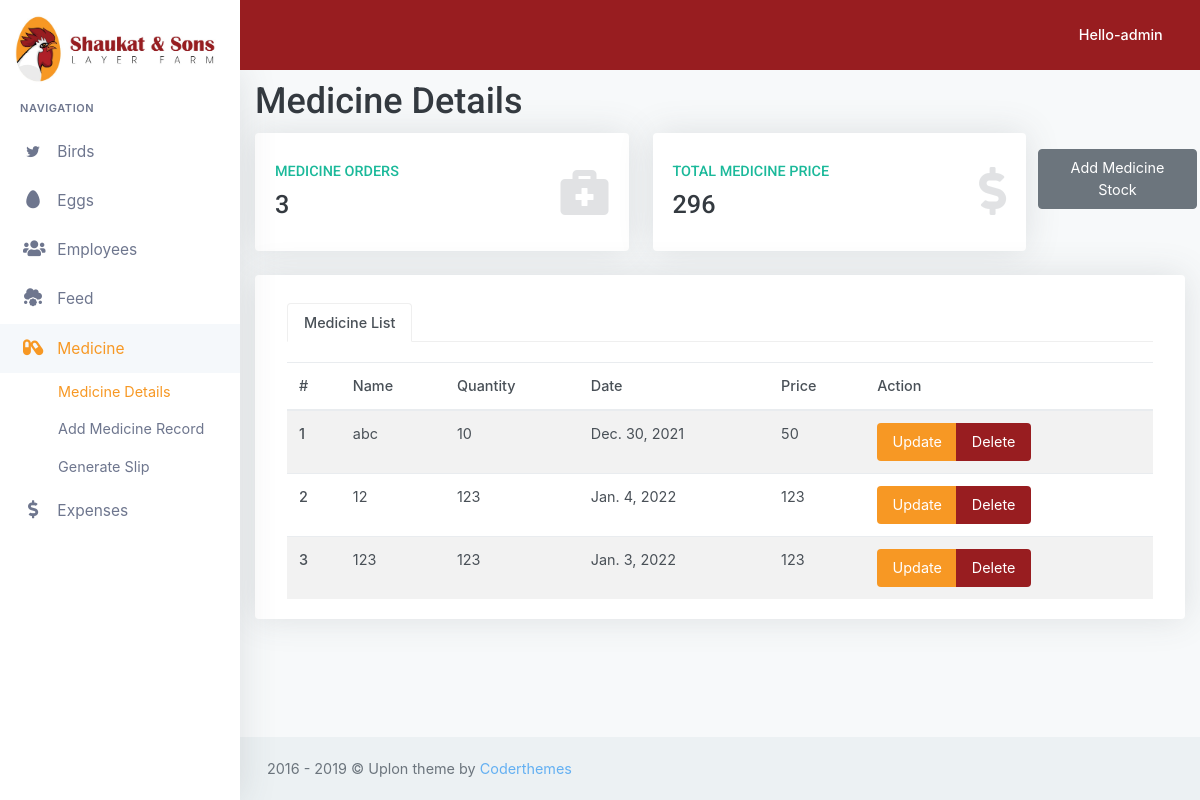
Screenshot of /medicine/medicine_list (signed in) with the database file from the repository.
### medicine/models.py (models this page shows, shortened)
class medicine_data(models.Model):
    name = models.CharField(max_length=20)
    price = models.IntegerField(default=0)
    quantity = models.IntegerField(default=0)
    date = models.DateTimeField()
    updated_by = models.ForeignKey(User, on_delete=models.SET_NULL, null=True)

### medicine/views.py (the view)
# urls.py: path('medicine_list', views.medicine_list, name='medicine_list'),
@login_required(login_url='/accounts/login')
def medicine_list(request):
  data = medicine_data.objects.all()
  total_med_orders = medicine_data.objects.all().count()
  print(total_med_orders)
  total_med_price = 0
  for md in data:
    total_med_price = md.price + total_med_price
  print('Total_Feed_Income : ', total_med_price)
  context = {'data':data,'t_med_price':total_med_price,'TMO':total_med_orders,}
  return render(request, 'medicine_list.html',context)

### medicine/templates/medicine_list.html (shortened to what this page needs)
{% extends 'baseTeamplate.html' %}
{% load static %}
{% block content %}
    <h1>Medicine Details</h1>
    <div class="row">
        <div class="col-xl-5 col-md-6">
            <div class="card-box tilebox-two">
                <i class="fas fa-briefcase-medical float-right text-muted"></i>
                <h6 class="text-success text-uppercase">Medicine Orders</h6>
                <h3><span data-plugin="counterup">{{ TMO }}</span></h3>
            </div>
        </div>
        <div class="col-xl-5 col-md-6">
            <div class="card-box tilebox-two">
                <i class="fas fa-dollar-sign float-right text-muted"></i>
                <h6 class="text-success text-uppercase">Total Medicine Price</h6>
                <h3><span data-plugin="counterup">{{ t_med_price }}</span></h3>
            </div>
        </div>
        <div class="col-xl-2 col-md-6">
            <div class=" row">
                <a type="button" href="{% url "medicine:medicine_add" %}"
                   class="btn btn-secondary waves-effect waves-light width-md mt-3 mb-2">Add Medicine
                    Stock
                </a>
            </div>
        </div>
    </div>
    <div class="row">
        <div class="col-12">
            <div class="card-box">
                <div class="col-lg">
                    <div class="mt-2">
                        <ul class="nav nav-tabs" id="myTab" role="tablist">
                            <li class="nav-item">
                                <a class="nav-link active" id="home-tab" data-toggle="tab" href="#home"
                                   role="tab" aria-controls="home" aria-expanded="true">Medicine List</a>
                            </li>
                        </ul>
                        <div class="tab-content text-muted" id="myTabContent">
                            <div role="tabpanel" class="tab-pane fade in active show" id="home"
                                 aria-labelledby="home-tab">
                                <div class="table-responsive">
                                    <table class="table table-striped mb-0">
                                        <thead>
                                        <tr>
                                            <th>#</th>
                                            <th>Name</th>
                                            <th>Quantity</th>
                                            <th>Date</th>
                                            <th>Price</th>
                                            <th>Action</th>
                                        </tr>
                                        </thead>
                                        <tbody>
                                        {% for med in data %}
                                            <tr>
                                                <th scope="row">{{ forloop.counter }}</th>
                                                <td>{{ med.name }}</td>
                                                <td>{{ med.quantity }}</td>
                                                <td>{{ med.date.date }}</td>
                                                <td>{{ med.price }}</td>
                                                <td>
                                                    <div class="btn-group" role="group" aria-label="Basic example">
                                                        <a type="button" class="btn " style="background: #F79824;"
                                                           href="{% url "medicine:medicine_update" med.id %} ">Update</a>
                                                        <a type="button" class="btn " style="background: #981D20;"
                                                           href="{% url 'medicine:medicine_delete' med.id %}">Delete</a>
                                                    </div>
                                                </td>
                                            </tr>
                                        {% endfor %}
                                        </tbody>
                                    </table>
                                </div>
                            </div>
                        </div>
                    </div>
                </div>
            </div>
        </div>
    </div>
{% endblock %}

### templates/baseTeamplate.html (shortened to what this page needs)
{% load static %}
<!DOCTYPE html>
<html lang="en">
<head>
    <link href="{% static 'libs/datatables/dataTables.bootstrap4.min.css' %}" rel="stylesheet" type="text/css"/>
    <link href="{% static 'libs/datatables/buttons.bootstrap4.min.css' %}" rel="stylesheet" type="text/css"/>
    <link href="{% static 'libs/datatables/responsive.bootstrap4.min.css' %}" rel="stylesheet" type="text/css"/>
    <link href="{% static 'libs/datatables/select.bootstrap4.min.css' %}" rel="stylesheet" type="text/css"/>
    <link href="{% static 'css/bootstrap.min.css' %}" rel="stylesheet" type="text/css" id="bootstrap-stylesheet"/>
    <link href="{% static 'css/icons.min.css' %}" rel="stylesheet" type="text/css"/>
    <link href="{% static 'css/app.css' %}" rel="stylesheet" type="text/css" id="app-stylesheet"/>
    <link href="{% static 'sj.css' %}" rel="stylesheet" type="text/css" id="app-stylesheet"/>
</head>
<body>
<div id="wrapper">
    <div class="navbar-custom">
        <ul class="list-unstyled topnav-menu float-right mb-0">
            <li class="dropdown notification-list">
                <a class="nav-link dropdown-toggle nav-user mr-0 waves-effect waves-light" data-toggle="dropdown"
                   href="#" role="button" aria-haspopup="false" aria-expanded="false">
                    <span class="hello-msg d-none d-sm-inline-block ml-1 font-weight-medium" style="color: white; "> Hello-{{ request.user }}</span>
                    <i class="mdi mdi-chevron-down d-none d-sm-inline-block"></i>
                </a>
            </li>
        </ul>
        <div class="logo-box">
            <a href="#" class="logo text-center logo-dark">
                        <span class="logo-lg">
                  <img src="{% static 'logo.jpeg' %}" style="width:100%">
                        </span>
            </a>
        </div>
        <ul class="list-unstyled topnav-menu topnav-menu-left m-0">
            <li>
                <button class="button-menu-mobile waves-effect waves-light">
                    <i class="mdi mdi-menu"></i>
                </button>
            </li>
        </ul>
    </div>
    <div class="left-side-menu">
        <div class="slimscroll-menu">
            <div id="sidebar-menu">
                <ul class="metismenu" id="side-menu">
                    <li class="menu-title">Navigation</li>
                    <li>
                        <a href="javascript: void(0);">
                            <i class="typcn typcn-social-twitter"></i>
                            <span> Birds </span>
                            <span class="menu-arrow"></span>
                        </a>
                    </li>
                    <li>
                        <a href="javascript: void(0);">
                            <i class="fas fa-egg"></i>
                            <span> Eggs </span>
                            <span class="menu-arrow"></span>
                        </a>
                    </li>
                    <li>
                        <a href="javascript: void(0);">
                            <i class="fas fa-users"></i>
                            <span> Employees </span>
                            <span class="menu-arrow"></span>
                        </a>
                    </li>
                    <li>
                        <a href="javascript: void(0);">
                            <i class="fas fa-cloud-meatball"></i>
                            <span> Feed </span>
                            <span class="menu-arrow"></span>
                        </a>
                    </li>
                    <li>
                        <a href="javascript: void(0);">
                            <i class="fas fa-capsules"></i>
                            <span> Medicine </span>
                            <span class="menu-arrow"></span>
                        </a>
                        <ul class="nav-second-level" aria-expanded="false">
                            <li><a href="{% url 'medicine:medicine_list' %}">Medicine Details</a></li>
                            <li><a href="{% url 'medicine:medicine_add' %}">Add Medicine Record</a></li>
                            <li><a href="{% url 'medicine:generate_medicine_slip' %}">Generate Slip</a></li>
                        </ul>
                    </li>
                    <li>
                        <a href="javascript: void(0);">
                            <i class="fas fa-dollar-sign"></i>
                            <span> Expenses </span>
                            <span class="menu-arrow"></span>
                        </a>
                    </li>
                </ul>
            </div>
        </div>
    </div>
    <div class="content-page">
        {% block content %}
        {% endblock %}
    </div>
    <footer class="footer">
        <div class="container-fluid">
            <div class="row">
                <div class="col-md-12">
                    2016 - 2019 &copy; Uplon theme by <a href="">Coderthemes</a>
                </div>
            </div>
        </div>
    </footer>
</div>
</body>
</html>

### rows the page displays
medicine_data: name "abc", quantity "10", date "Dec. 30, 2021", price "50"
medicine_data: name "12", quantity "123", date "Jan. 4, 2022", price "123"
medicine_data: name "123", quantity "123", date "Jan. 3, 2022", price "123"

### other values shown
{{ request.user }} "admin"
{{ TMO }} "3"
{{ t_med_price }} "296"
